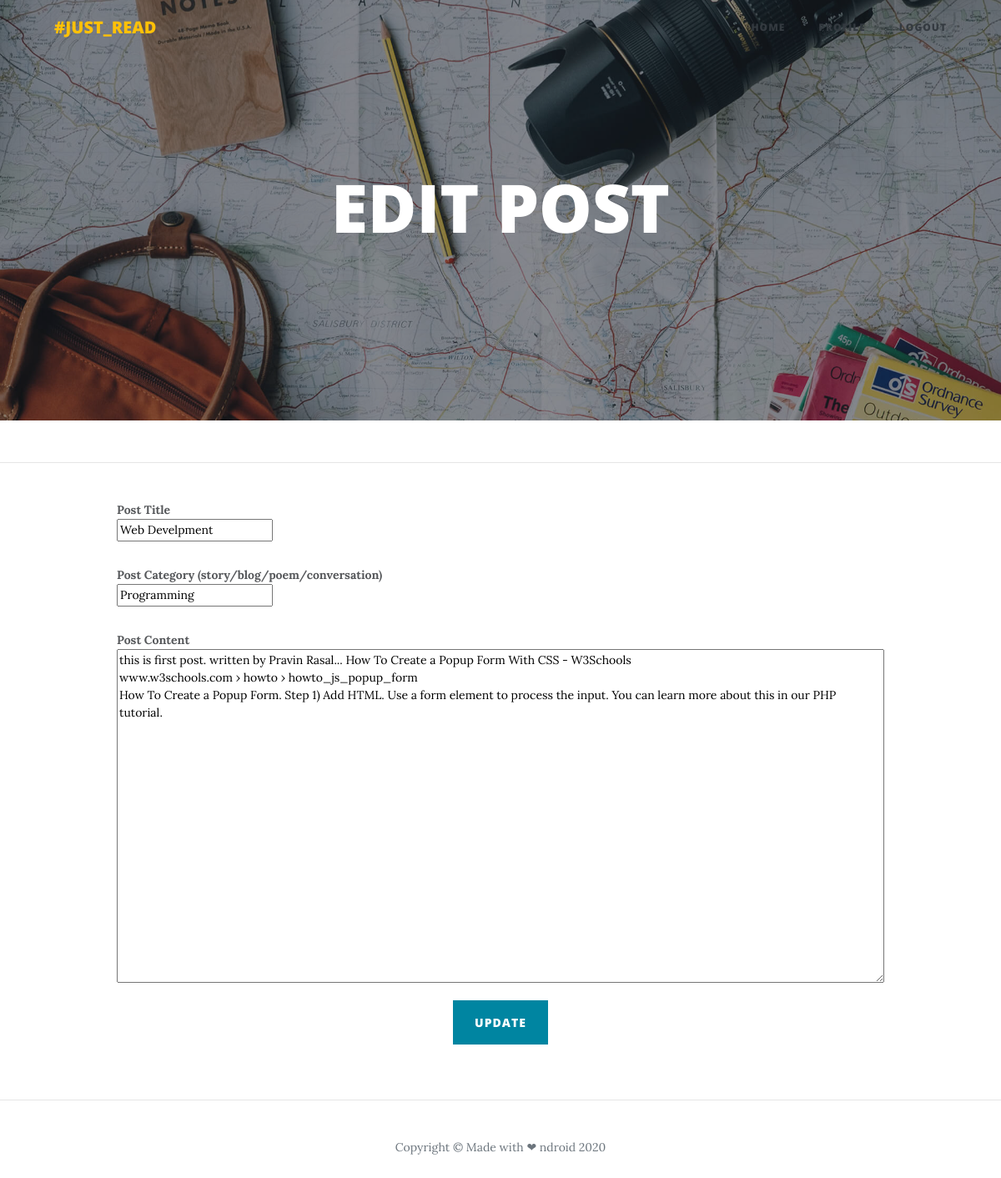
Screenshot of /edit_post.php?id=117 (signed in) with the database file from the repository.
### tables this page shows
CREATE TABLE `post` (
  `post_id` int(255) NOT NULL,
  `user_id` int(255) NOT NULL,
  `post_title` varchar(100) NOT NULL,
  `post_category` varchar(50) NOT NULL,
  `post_content` text NOT NULL,
  `post_date` timestamp NOT NULL DEFAULT current_timestamp() ON UPDATE current_timestamp()
);

### session.php (called while the page is built, shortened)
<?php
	if(isset($_SESSION["ID"])){
	   $ID = $_SESSION["ID"];
	}
?>

### edit_post.php (the view, shortened to what this page needs)
<?php
include('session.php');
include('database.php');
	if(isset($_GET['id'])){
		$post_id = $_GET['id'];
	}
	else{
		header("Location:index.php");
	}
?>
<!DOCTYPE html>
<html>
<head>
    <link rel="stylesheet" href="assets/bootstrap/css/bootstrap.min.css">
    <link rel="stylesheet" href="assets/fonts/font-awesome.min.css">
    <link rel="stylesheet" href="assets/fonts/ionicons.min.css">
    <link rel="stylesheet" href="assets/css/styles.min.css">
    <link rel="stylesheet" href="https://cdnjs.cloudflare.com/ajax/libs/animate.css/3.5.2/animate.min.css">
</head>
<body>
    <nav class="navbar navbar-light navbar-expand-lg fixed-top" id="mainNav">
        <div class="container"><a class="navbar-brand text-warning" href="index.php">#JUST_READ</a>
            <div
                class="collapse navbar-collapse" id="navbarResponsive">
                <ul class="nav navbar-nav ml-auto">
                    <li class="nav-item" role="presentation"><a class="nav-link text-dark" href="index.php">Home</a></li>
                    <li class="nav-item" role="presentation"><a class="nav-link text-dark" href="profile.php">PROFILE</a></li>
                    <li class="nav-item" role="presentation"><a class="nav-link text-dark" href="logout.php">LOGOUT</a></li>
                </ul>
        </div>
        </div>
    </nav>
    <header class="masthead" style="background-image:url('assets/img/about-bg.jpg');">
        <div class="overlay"></div>
        <div class="container">
            <div class="row">
                <div class="col-md-10 col-lg-8 mx-auto">
                    <div class="site-heading">
                        <h1>EDIT POST</h1>
                    </div>
                </div>
            </div>
        </div>
    </header>
    <hr>
    <div class="article-dual-column">
		<form method="post">
			<div class="container">
				<div class="row">
					<div class="col-md-10 offset-md-1">
						<?php
								$get_data = mysqli_query($conn,"SELECT * from post where post_id ='$post_id' and user_id = '$ID'");
								if($get_row = mysqli_fetch_array($get_data)){
						?>
						<p style="margin-bottom: 00px;"><strong>Post Title</strong></p><input type="text" required="" minlength="4" maxlength="50" value="<?php echo $get_row['post_title']?>" name="title">
						<p style="margin-bottom: 00px;"><strong>Post Category (story/blog/poem/conversation)</strong></p><input type="text" required="" minlength="4" maxlength="20" value="<?php echo $get_row['post_category']?>" name="category">
						<p style="margin-bottom: 00px;"><strong>Post Content</strong></p><textarea style="max-width: 100%; min-width: 100%; min-height: 400px;" required="" minlength="48" name="content" maxlength="65000"><?php echo $get_row['post_content']?></textarea>
						<div class="row">
							<div class="col text-center" style="padding-top: 15px;">
								<button class="btn btn-primary text-center" value="submit" type="submit">UPDATE</button>
							</div>
						</div>
								<?php }
								else{
									echo '<p style="margin-bottom: 00px;"><strong>ACCESS DENIED</strong>';
									header( "refresh:5;url=profile.php" );
								}
								?>
					</div>
				</div>
			</div>
		</form>
    </div>
    <footer>
        <hr>
        <div class="container">
            <div class="row">
                <div class="col-md-10 col-lg-8 mx-auto">
                    <p class="text-muted copyright" style="color: rgb(255,15,0);">Copyright&nbsp;© Made with&nbsp;❤&nbsp;ndroid 2020</p>
                </div>
            </div>
        </div>
    </footer>
</body>
</html>

### rows the page displays
post: title "Web Develpment", category "Programming", content "this is first post. written by Pravin Rasal... How To Create a Popup Form With CSS - W3Schools www.w3schools.com › howto › howto_js_popup_form How To Create a Popup Form. Step 1) Add HTML. Use a form element to process the input. You can learn more about this in our PHP tutorial."
